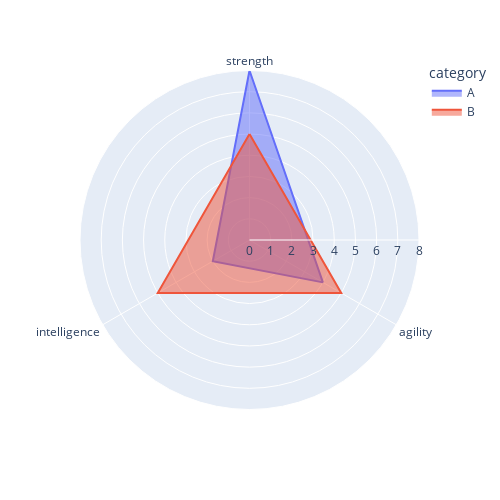

The notebook cell saved with this chart:
### Code cell
import pandas as pd
import plotly.express as px

### Dataframe v1: ready
# df = pd.DataFrame({
# 	'characteristic': ['strength', 'agility', 'intelligence', 'strength', 'agility', 'intelligence',],
# 	'value': [1,5,2, 2,6,1],
# 	'category': ['A', 'A', 'A', 'B', 'B', 'B']
# })

### Dataframe v2: requires concatenating
df1 = pd.DataFrame({
	'characteristic': ['strength','agility','intelligence'],
	'value': [8,4,2]
})
df1['category'] = 'A'
df2 = pd.DataFrame({
	'characteristic': ['strength','agility','intelligence'],
	'value': [5,5,5]
})
df2['category'] = 'B'
df = pd.concat([df1,df2], ignore_index=True)
print(df)


fig = px.line_polar(
	df, 
	r='value', theta='characteristic', 
	line_close=True, # Connect the start and end of the line
	color='category',
	width=500, height=500
	)
fig.update_layout(
	showlegend=True
)

fig.update_traces(
	fill='toself', # Fill up to the the line with color
	# line_color='red'
	)

fig.show()

### Figure 1 — Plotly figure (JSON) as saved in the notebook; plotly's stock layout.template omitted (floating-point values rounded to 4 significant figures)
{"data": [{"fill": "toself", "hovertemplate": "category=A<br>value=%{r}<br>characteristic=%{theta}<extra></extra>", "legendgroup": "A", "line": {"color": "#636efa", "dash": "solid"}, "marker": {"symbol": "circle"}, "mode": "lines", "name": "A", "r": [8, 4, 2, 8], "showlegend": true, "subplot": "polar", "theta": ["strength", "agility", "intelligence", "strength"], "type": "scatterpolar"}, {"fill": "toself", "hovertemplate": "category=B<br>value=%{r}<br>characteristic=%{theta}<extra></extra>", "legendgroup": "B", "line": {"color": "#EF553B", "dash": "solid"}, "marker": {"symbol": "circle"}, "mode": "lines", "name": "B", "r": [5, 5, 5, 5], "showlegend": true, "subplot": "polar", "theta": ["strength", "agility", "intelligence", "strength"], "type": "scatterpolar"}], "layout": {"height": 500, "legend": {"title": {"text": "category"}, "tracegroupgap": 0}, "margin": {"t": 60}, "polar": {"angularaxis": {"direction": "clockwise", "rotation": 90}, "domain": {"x": [0, 1], "y": [0, 1]}}, "showlegend": true, "width": 500}}
